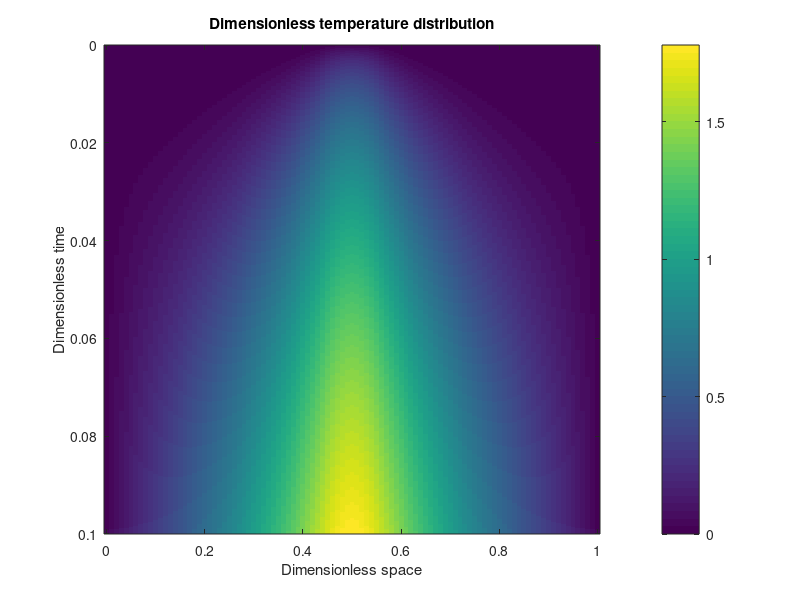
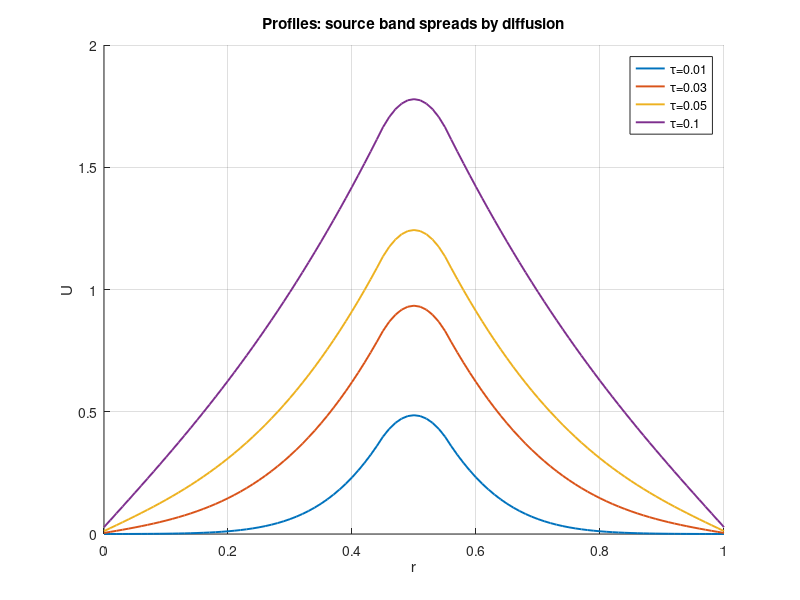

Write the MATLAB code that produced these figures, in order.
% Week 4 - Topic 4: Explicit FDM in Matrix Form - U_{n+1} = D*U_n + delt*q_n
% Faithful extension of the lecture MATLAB demo:
%   dU/dtau = d^2U/dr^2 + q(r,tau), U(0)=U(1)=0, U(r,0)=0
%   delx = 0.01, delt = delx^2/4 (s = 1/4 <= 1/2: stable),
%   q = 100 on 0.45 <= r <= 0.55, tau <= 0.1, T0 = 25 degC
%   -> U_max = 1.7786, T_max = T0*U_max = 44.46 degC (lecture value)

function week4_topic4_fdm_matrix
    close all; clc
    %%% discretization
    delx = 0.01; delt = (delx^2)/4;     % Neumann (stability) condition: s = 1/4
    xvec = 0:delx:1; m = length(xvec) - 1;
    tvec = 0:delt:0.1; n = length(tvec) - 1;

    %%% initial temperature
    T0 = 25;                             % [=] deg C

    %%% profile for heat generation inside
    qvec = zeros(length(xvec), 1);
    sidx = min(find(xvec >= 0.45));      %#ok<MXFND>
    fidx = max(find(xvec <= 0.55));      %#ok<MXFND>
    qvec(sidx:fidx) = 100;               % uniform heat generation

    %%% update matrix D (tridiagonal, lecture form)
    s = delt/delx^2;
    Dmat = zeros(m+1, m+1);
    for i = 2:m
        Dmat(i,i)   = 1 - 2*s;
        Dmat(i,i+1) = s;
        Dmat(i,i-1) = s;
    end
    Dmat(1,1) = 1 - 2*s;  Dmat(m+1,m+1) = 1 - 2*s;
    Dmat(1,2) = s;  Dmat(2,1) = s;  Dmat(m,m+1) = s;  Dmat(m+1,m) = s;

    %%% march: U_{n+1} = D*U_n + delt*q_n
    Umat = zeros(n+1, m+1);
    Uvecold = Umat(1,:)';
    for k = 1:n
        % time-independent source (set eta > 0 for a decaying source q*exp(-eta*tau))
        eta = 0;
        qvecold = qvec * exp(-eta * tvec(k));
        Uvecnew = (Dmat * Uvecold) + (delt * qvecold);
        Umat(k+1,:) = Uvecnew';
        Uvecold = Uvecnew;
    end

    Umax = max(max(Umat));  Tmax = Umax * T0;
    fprintf('U_max = %.4f  ->  T_max = T0*U_max = %.2f degC (lecture: 44.46)\n', Umax, Tmax);

    figure(1);
    imagesc(xvec, tvec, Umat); colorbar;
    xlabel('Dimensionless space'); ylabel('Dimensionless time');
    title('Dimensionless temperature distribution');

    figure(2); hold on
    for tau = [0.01 0.03 0.05 0.1]
        [~, k] = min(abs(tvec - tau));
        plot(xvec, Umat(k,:), 'LineWidth', 1.4);
    end
    grid on; xlabel('r'); ylabel('U');
    legend('\tau=0.01','\tau=0.03','\tau=0.05','\tau=0.1','Location','northeast');
    title('Profiles: source band spreads by diffusion');

    %%% stability check: s > 1/2 diverges
    fprintf('\nStability (s = delt/delx^2):\n');
    for s2 = [0.25 0.5 0.51]
        U = runquick(0.02, s2, 0.1);
        fprintf('  s = %.2f -> max|U| = %.3e (%s)\n', s2, max(abs(U)), ...
                ternary(max(abs(U)) < 10, 'stable', 'UNSTABLE'));
    end
end

function U = runquick(delx, s, tauEnd)
    delt = s*delx^2;
    xv = 0:delx:1; m = length(xv) - 1;
    q = zeros(m+1,1); q(xv >= 0.45 & xv <= 0.55) = 100;
    U = zeros(m+1,1);
    for k = 1:round(tauEnd/delt)
        Un = U;
        for i = 1:m+1
            left = 0; right = 0;
            if i > 1,   left  = U(i-1); end
            if i < m+1, right = U(i+1); end
            Un(i) = (1 - 2*s)*U(i) + s*(left + right) + delt*q(i);
        end
        U = Un;
    end
end

function out = ternary(cond, a, b)
    if cond, out = a; else, out = b; end
end
